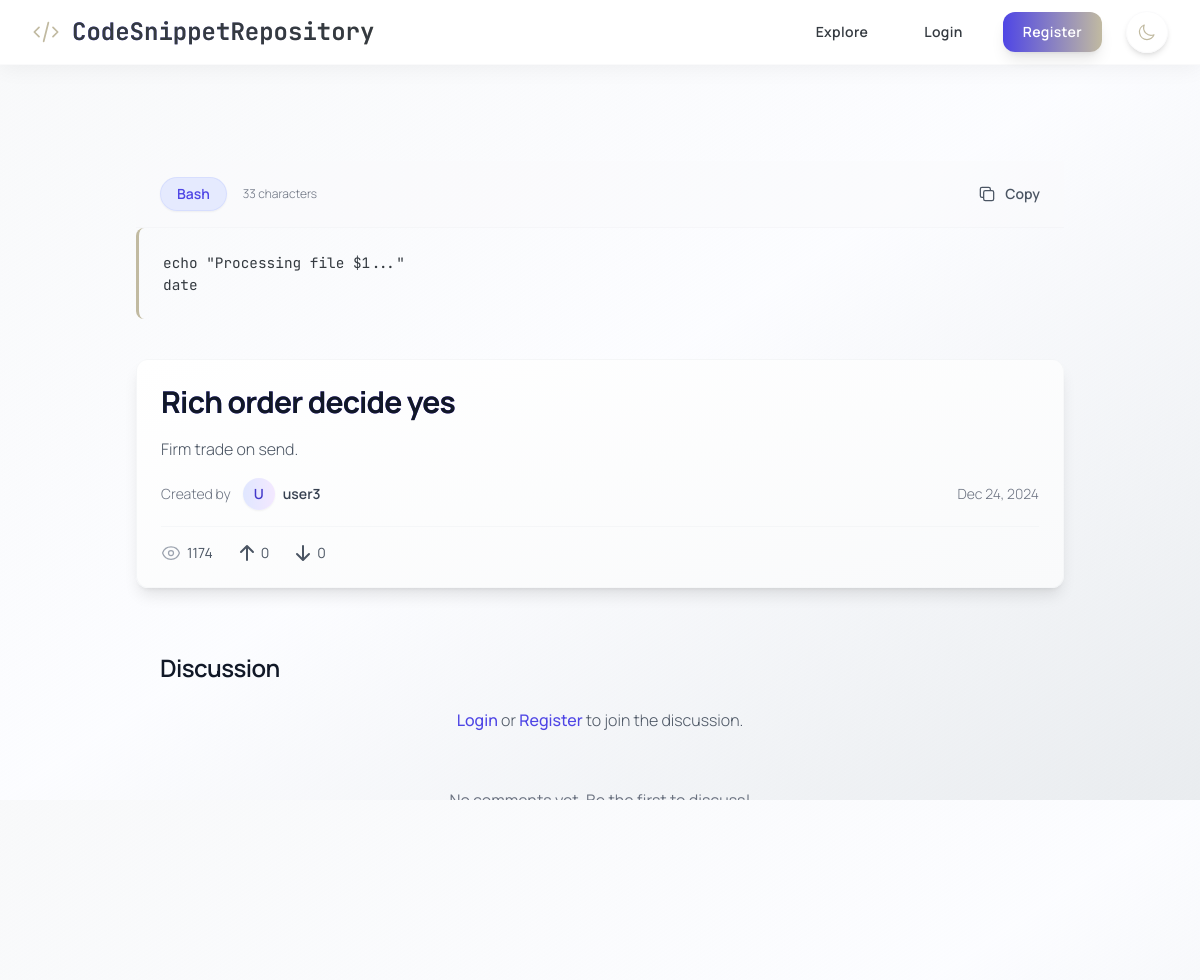
The app's page /explore/snippet/16 with its own data.
### tables this page shows
CREATE TABLE snippets (
                id INTEGER PRIMARY KEY AUTOINCREMENT,
                user_id INTEGER NOT NULL,
                title TEXT NOT NULL,
                code TEXT NOT NULL,
                language TEXT NOT NULL,
                description TEXT,
                is_private INTEGER DEFAULT 0,
                views INTEGER DEFAULT 0,
                created_at TIMESTAMP DEFAULT CURRENT_TIMESTAMP,
                updated_at TIMESTAMP DEFAULT CURRENT_TIMESTAMP,
                FOREIGN KEY (user_id) REFERENCES users(id) ON DELETE CASCADE
            );

CREATE TABLE users (
                id INTEGER PRIMARY KEY AUTOINCREMENT,
                username TEXT UNIQUE NOT NULL,
                email TEXT UNIQUE NOT NULL,
                password TEXT NOT NULL,
                profile_picture TEXT,
                bio TEXT,
                age INTEGER,
                dob TEXT,
                profession TEXT,
                profile_setup INTEGER DEFAULT 0,
                created_at TIMESTAMP DEFAULT CURRENT_TIMESTAMP,
                join_date TIMESTAMP DEFAULT CURRENT_TIMESTAMP,
                full_name TEXT,
                status TEXT,
                experience REAL,
                education TEXT,
                skills TEXT,
                country TEXT,
                website TEXT
            );

### app.py (the view, shortened to what this page needs)
@app.route('/explore/snippet/<int:id>')
def view_snippet_explore(id):
    conn = get_db()
    viewer_user_id = get_current_user_id()
    snippet_dict = None
    root_comments = []
    is_bookmarked = False
    is_favorited = False # Favorite status of viewer for THIS snippet
    user_vote = None
    try:
        snippet_row = conn.execute("""
            SELECT
                s.*, u.username as owner_username,
                COALESCE(v.upvotes, 0) as upvotes,
                COALESCE(v.downvotes, 0) as downvotes
            FROM snippets s
            JOIN users u ON s.user_id = u.id
            LEFT JOIN (
                 SELECT snippet_id, SUM(CASE WHEN vote_type = 1 THEN 1 ELSE 0 END) as upvotes,
                        SUM(CASE WHEN vote_type = -1 THEN 1 ELSE 0 END) as downvotes
                 FROM votes GROUP BY snippet_id
            ) v ON s.id = v.snippet_id
            WHERE s.id = ? AND s.is_private = 0
        """, (id,)).fetchone()
        if not snippet_row:
            flash('Snippet not found or is private', 'error')
            return redirect(url_for('explore'))
        snippet_dict = dict(snippet_row)
        try:
            conn.execute('UPDATE snippets SET views = COALESCE(views, 0) + 1 WHERE id = ?', (id,))
            conn.commit()
        except sqlite3.Error as e_view:
            conn.rollback() # Rollback only the view count update
            app.logger.warning(f"Failed to increment view count for snippet {id}: {e_view}")
        comments_rows = conn.execute('''
            SELECT c.id, c.content, c.created_at, u.username, u.profile_picture, c.parent_id
            FROM comments c JOIN users u ON c.user_id = u.id
            WHERE c.snippet_id = ?
            ORDER BY c.parent_id NULLS FIRST, c.created_at ASC
        ''', (id,)).fetchall()
        comments_by_id = {}
        for row in comments_rows:
            comment = dict(row)
            comment['created_at'] = parse_db_date(comment.get('created_at'))
            comment['replies'] = []
            comments_by_id[comment['id']] = comment
        root_comments = []
        for comment_id, comment in comments_by_id.items():
            parent_id = comment['parent_id']
            if parent_id is None:
                root_comments.append(comment)
            elif parent_id in comments_by_id:
                 comments_by_id[parent_id]['replies'].append(comment)
        snippet_dict['created_at'] = parse_db_date(snippet_dict.get('created_at'))
        snippet_dict['updated_at'] = parse_db_date(snippet_dict.get('updated_at')) # If updated_at exists
        return render_template('view_snippet_explore.html',
                             snippet=snippet_dict,
                             comments=root_comments,
                             is_bookmarked=is_bookmarked,
                             is_favorited=is_favorited,
                             user_vote=user_vote)
    except sqlite3.Error as e:
        app.logger.error(f"DB Error viewing public snippet {id}: {e}")
        flash('Error loading snippet details.', 'error')
        return redirect(url_for('explore'))
    except Exception as e:
        app.logger.error(f"General Error viewing public snippet {id}: {e}", exc_info=True)
        flash("An unexpected error occurred.", "error")
        return redirect(url_for('explore'))

### app.py (called while the page is built)
def parse_db_date(date_str):
    if not date_str:
        return None
    try:
        return datetime.strptime(date_str, '%Y-%m-%d %H:%M:%S')
    except (ValueError, TypeError) as e:
        try:
            app.logger.warning(f"Could not parse date string '{date_str}': {e}")
        except RuntimeError: # Handle cases outside app context if necessary
            print(f"Warning: Could not parse date string '{date_str}': {e}")
        return None # Return None if parsing fails

def get_db():
    db = getattr(g, '_database', None)
    if db is None:
        db_path = os.path.join(app.root_path, DATABASE) # Construct path safely
        try:
             db = g._database = sqlite3.connect(db_path)
             db.row_factory = sqlite3.Row # Use Row factory
        except sqlite3.Error as e:
            app.logger.error(f"Database connection error: {e}") # Use app logger
            raise # Reraise the error
    return db

@app.teardown_appcontext
def close_connection(exception):
    db = getattr(g, '_database', None)
    if db is not None:
        try:
            db.close()
        except sqlite3.Error as e:
             app.logger.error(f"Error closing database connection: {e}") # Use app logger

def get_current_user_id():
    return session.get('user_id')

### templates/view_snippet_explore.html (shortened to what this page needs)
{% extends "base.html" %}
{% block content %}
<div class="main-container">
    <div class="max-w-5xl mx-auto px-4 sm:px-6 lg:px-12 space-y-10">
        <div class="code-container">
            <div class="flex items-center justify-between px-6 py-4 border-b border-gray-200/20 dark:border-gray-700/20 bg-gray-50/50 dark:bg-gray-800/50">
                <div class="flex items-center space-x-4">
                    <span class="text-sm font-semibold text-indigo-600 dark:text-indigo-400 bg-indigo-100/80 dark:bg-indigo-900/80 px-4 py-1.5 rounded-full border border-indigo-200/50 dark:border-indigo-800/50 shadow-sm">{{ snippet.language | default('N/A') }}</span>
                    <span class="text-xs text-gray-500 dark:text-gray-400 font-light">{{ snippet.code | length }} characters</span>
                </div>
                <div class="flex items-center space-x-4">
                    <button id="copy-button" class="group inline-flex items-center text-sm font-semibold text-gray-600 dark:text-gray-400 hover:text-indigo-600 dark:hover:text-indigo-400 transition-all duration-300 ease-out transform hover:scale-105">
                        Copy
                    </button>
                </div>
            </div>
            <div class="overflow-x-auto" id="code-container">
                <pre class="p-6 m-0"><code id="codeBlock" class="language-{{ snippet.language }}">{{ snippet.code }}</code></pre>
            </div>
        </div>
        <div class="rounded-xl p-6 bg-gradient-to-br from-white to-gray-50 dark:from-gray-900 dark:to-gray-800/50 shadow-lg border border-gray-200/30 dark:border-gray-700/30 backdrop-blur-sm">
            <h1 class="text-3xl font-bold text-gray-900 dark:text-white mb-4 bg-clip-text bg-gradient-to-r from-indigo-600 to-purple-600 dark:from-indigo-400 dark:to-purple-400 tracking-tight">{{ snippet.title }}</h1>
            {% if snippet.description %}
                <p class="text-gray-600 dark:text-gray-300 font-light mb-4 leading-relaxed">{{ snippet.description }}</p>
            {% endif %}
            <div class="flex items-center justify-between text-sm text-gray-500 dark:text-gray-400 font-light">
                <div class="flex items-center space-x-3">
                    <span>Created by</span>
                    <a href="{{ url_for('profile', username=snippet.owner_username) }}" class="inline-flex items-center gap-2 group">
                        <span class="h-8 w-8 rounded-full bg-gradient-to-r from-indigo-100 to-purple-100 dark:from-indigo-800 dark:to-purple-800 text-indigo-700 dark:text-indigo-300 text-sm font-semibold flex items-center justify-center group-hover:ring-2 group-hover:ring-indigo-400 transition-all duration-200 shadow-sm">
                            {% if snippet.owner_username %}{{ snippet.owner_username[0] | upper }}{% else %}?{% endif %}
                        </span>
                        <span class="font-semibold text-gray-700 dark:text-gray-200 group-hover:text-indigo-600 dark:group-hover:text-indigo-400 transition-colors">{{ snippet.owner_username }}</span>
                    </a>
                </div>
                <span>{{ snippet.created_at.strftime('%b %d, %Y') if snippet.created_at and snippet.created_at.strftime else 'Unknown Date' }}</span>
            </div>
            <div class="mt-4 pt-4 border-t border-gray-200/30 dark:border-gray-700/30 flex items-center space-x-6 text-sm text-gray-600 dark:text-gray-400">
                 <span title="Views" class="flex items-center"> {{ snippet.views | default(0) }}</span>
                 <button type="button" id="upvote-button" title="Upvote" class="flex items-center vote-btn {% if user_vote == 1 %} text-emerald-500 {% else %} hover:text-emerald-500 {% endif %} transition-colors" data-vote-type="1"><svg class="h-5 w-5 mr-1" fill="currentColor" viewBox="0 0 20 20"><path fill-rule="evenodd" d="M3.293 9.707a1 1 0 010-1.414l6-6a1 1 0 011.414 0l6 6a1 1 0 01-1.414 1.414L11 5.414V17a1 1 0 11-2 0V5.414L4.707 9.707a1 1 0 01-1.414 0z" clip-rule="evenodd" /></svg> <span class="vote-count">{{ snippet.upvotes | default(0) }}</span></button>
                 <button type="button" id="downvote-button" title="Downvote" class="flex items-center vote-btn {% if user_vote == -1 %} text-rose-500 {% else %} hover:text-rose-500 {% endif %} transition-colors" data-vote-type="-1"><svg class="h-5 w-5 mr-1" fill="currentColor" viewBox="0 0 20 20"><path fill-rule="evenodd" d="M16.707 10.293a1 1 0 010 1.414l-6 6a1 1 0 01-1.414 0l-6-6a1 1 0 111.414-1.414L9 14.586V3a1 1 0 012 0v11.586l4.293-4.293a1 1 0 011.414 0z" clip-rule="evenodd" /></svg> <span class="vote-count">{{ snippet.downvotes | default(0) }}</span></button>
             </div>
        </div>
        <div class="comments-section p-6">
            <h2 class="text-2xl font-semibold text-gray-900 dark:text-white mb-6 tracking-tight">Discussion </h2>
            {% if session['user_id'] %}
            <div class="mb-8">
                <form id="comment-form" class="space-y-4">
                    <textarea id="comment-content" rows="3" class="w-full px-5 py-4 rounded-xl bg-white/80 dark:bg-gray-900/80 border border-gray-200/50 dark:border-gray-700/50 text-gray-900 dark:text-gray-100 placeholder-gray-400 dark:placeholder-gray-500 focus:outline-none focus:ring-2 focus:ring-indigo-400 shadow-md transition-all duration-300 ease-out backdrop-blur-sm" placeholder="Add to the discussion..."></textarea>
                    <button type="submit" class="px-6 py-2 bg-gradient-to-r from-indigo-600 to-purple-600 hover:from-indigo-700 hover:to-purple-700 text-white font-semibold rounded-xl shadow-lg hover:shadow-xl transition-all duration-300 ease-out transform hover:scale-105"> Comment </button>
                </form>
            </div>
            {% else %}
             <p class="mb-6 text-center text-gray-600 dark:text-gray-400 font-light">
                <a href="{{ url_for('login', next=request.url) }}" class="text-indigo-600 dark:text-indigo-400 hover:underline font-medium">Login</a> or
                <a href="{{ url_for('register', next=request.url) }}" class="text-indigo-600 dark:text-indigo-400 hover:underline font-medium">Register</a> to join the discussion.
            </p>
            {% endif %}
            <div id="comments-container" class="space-y-6">
                 {% for comment in comments recursive %}
                    <div class="comment-thread" data-comment-id="{{ comment.id }}">
                        <div class="flex space-x-4">
                            <div class="flex-shrink-0">
                                <div class="w-10 h-10 rounded-full bg-gradient-to-r from-indigo-600 to-purple-600 flex items-center justify-center shadow-md">
                                    <span class="text-white font-semibold">{{ comment.username[0] | upper if comment.username else '?' }}</span>
                                </div>
                            </div>
                            <div class="flex-grow">
                                <div class="flex items-center space-x-3 mb-2">
                                    <span class="font-semibold text-gray-900 dark:text-white">{{ comment.username }}</span>
                                    <span class="text-sm text-gray-500 dark:text-gray-400 font-light">{{ comment.created_at.strftime('%b %d, %Y %H:%M') if comment.created_at else ''}}</span>
                                </div>
                                 <p class="text-gray-700 dark:text-gray-300 font-light mb-3 leading-relaxed whitespace-pre-wrap">{{ comment.content }}</p>
                                <div class="flex items-center space-x-4">
                                     {% if session['user_id'] %}
                                        <button onclick="toggleReplyForm('{{ comment.id }}')" class="text-sm text-gray-500 dark:text-gray-400 hover:text-indigo-600 dark:hover:text-indigo-400 font-medium transition-colors duration-200"> Reply </button>
                                    {% endif %}
                                </div>
                                <div id="reply-form-{{ comment.id }}" class="mt-4 hidden">
                                    <textarea rows="2" class="w-full px-4 py-3 rounded-lg bg-white/80 dark:bg-gray-900/80 border border-gray-200/50 dark:border-gray-700/50 text-gray-900 dark:text-gray-100 text-sm placeholder-gray-400 dark:placeholder-gray-500 focus:outline-none focus:ring-2 focus:ring-indigo-400 shadow-md transition-all duration-300 ease-out backdrop-blur-sm" placeholder="Write a reply..."></textarea>
                                    <div class="mt-3 flex space-x-3"> <button onclick="submitReply('{{ comment.id }}')" class="px-5 py-2 bg-gradient-to-r from-indigo-600 to-purple-600 hover:from-indigo-700 hover:to-purple-700 text-white text-sm font-semibold rounded-lg shadow-md hover:shadow-lg transition-all duration-300 ease-out transform hover:scale-105"> Reply </button> <button onclick="toggleReplyForm('{{ comment.id }}')" class="px-5 py-2 bg-gray-100 dark:bg-gray-800 text-gray-600 dark:text-gray-400 text-sm font-semibold rounded-lg hover:bg-gray-200 dark:hover:bg-gray-700 transition-all duration-200"> Cancel </button> </div>
                                </div>
                                {% if comment.replies %}
                                <div class="nested-replies mt-4 pl-4 space-y-4">
                                     {{ loop(comment.replies) }}
                                </div>
                                {% endif %}
                            </div>
                        </div>
                    </div>
                 {% else %}
                      <p class="text-center text-gray-500 dark:text-gray-400 py-8">No comments yet. Be the first to discuss!</p>
                 {% endfor %}
             </div>
        </div>
        <div class="flex justify-between items-center py-6">
            <a href="{{ url_for('explore') }}" class="inline-flex items-center text-sm font-semibold text-gray-600 dark:text-gray-400 hover:text-indigo-600 dark:hover:text-indigo-400 transition-colors duration-300 ease-out group"> <svg class="h-5 w-5 mr-2 group-hover:-translate-x-1 transition-transform duration-200" fill="none" viewBox="0 0 24 24" stroke="currentColor" stroke-width="1.5"> <path stroke-linecap="round" stroke-linejoin="round" d="M11 17l-5-5m0 0l5-5m-5 5h12" /> </svg> Back to Explore </a>
        </div>
    </div>
</div>
{% endblock %}

### templates/base.html (style rules this page uses)
html, body { height: 100%; margin: 0; padding: 0; overflow-y: auto; }
pre { background-color: #FFFFFF/90; border-left: 3px solid #C1BAA1; border-radius: 0.5rem; padding: 1.25rem; margin: 1rem 0; font-family: 'JetBrains Mono', monospace; font-size: 0.9rem; transition: all 0.3s ease-out; }

### records on screen
snippets: language "Bash", code "echo \"Processing file $1...\" date", title "Rich order decide yes", description "Firm trade on send.", created_at "Dec 24, 2024", views "1174"
users: owner_username "user3"

### other values on screen
{{ snippet.code | length }} "33"
{{ snippet.owner_username[0] | upper }} "U"
{{ snippet.upvotes | default(0) }} "0"
{{ snippet.downvotes | default(0) }} "0"
